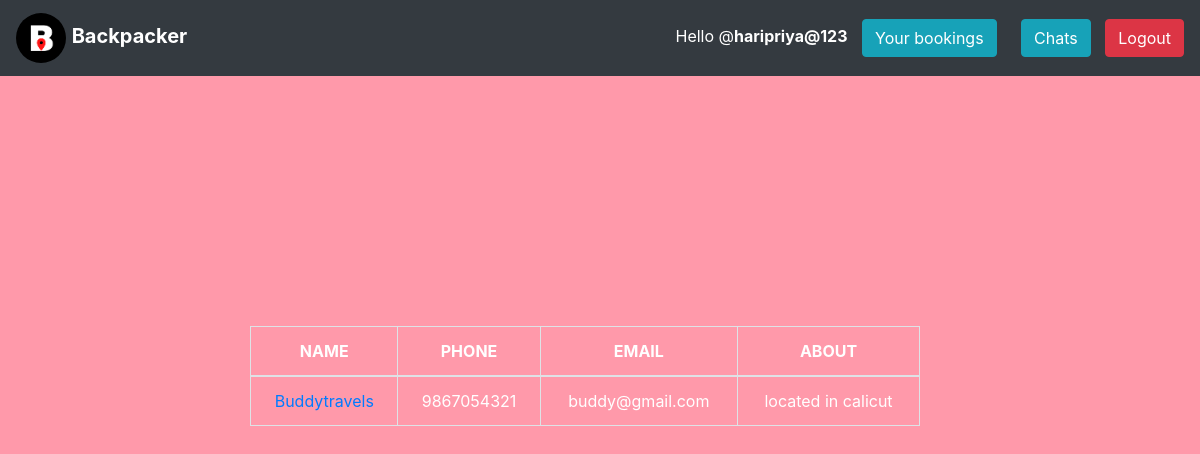
Screenshot of /agencies/ (signed in) with the database file from the repository.
### IV/models.py (models this page shows, shortened)
class Student(AbstractUser):
    is_agent = models.BooleanField('agent stat', default=False)
    is_customer = models.BooleanField('customer status', default=False)
    is_photographer = models.BooleanField('photographer status', default=False)
    is_admin = models.BooleanField('admin status', default=False)
    phone = models.CharField(max_length=10, default="")
    email = models.CharField(max_length=100, default="")
    id_image = models.ImageField(default="B.png")
    REQUIRED_FIELDS = []

class Agent(models.Model):
    User = models.ForeignKey(
        Student, on_delete=models.CASCADE, primary_key=True)
    name = models.CharField(max_length=100)
    phone = models.CharField(max_length=10, default="")
    email = models.CharField(max_length=100, default="")
    id_proof = models.ImageField(upload_to='image/', default="B.png")
    bio = models.CharField(max_length=100)
    status = models.CharField(max_length=20, null=True)

### IV/views.py (the view)
# urls.py: path('agencies/', views.agencies, name='agencies'),
def agencies(request):
    obj = Agent.objects.all()
    context={
        'obj':obj
    }
    return render(request, 'agencylist.html', context)

### templates/agencylist.html
{% extends 'main.html' %}
{% load crispy_forms_tags %}
{% block content %}
<div  class="row container-fluid">
  <div class="col-12" style="padding:250px">
      <center>
      {% for ob in obj %}
    <table class="table table-bordered border-dark w-100" style="text-align:center;color:white">
      <thead>
      <tr>
        <th scope="col">NAME</th>
        <th scope="col">PHONE</th>
        <th scope="col">EMAIL</th>
        <th scope="col">ABOUT</th>
      </tr>
      </thead>
      <tbody>
      <tr>
        <td>
          <a href="{% url 'agentlink' ob.name %}"> {{ob.name}} </a>
        </td>
         <td>
          {{ob.phone}}
        </td>
         <td>
          {{ob.email}}
        </td>
         <td>
             {{ob.bio}}
         </td>
      </tr>
      </tbody>
    </table>
    {% endfor %}
  </center>
  </div>
</div>
{% endblock %}

### templates/main.html (shortened to what this page needs)
<!DOCTYPE html>
{% load static %}
<html lang="en">
  <head>
    <link
      rel="stylesheet"
      href="https://maxcdn.bootstrapcdn.com/bootstrap/4.0.0/css/bootstrap.min.css"
    />
  </head>
  <body style="background-color: #ff99aa">
    <nav class="navbar navbar-dark bg-dark">
    <ul class="nav navbar-nav navbar-left">
    <li>
      <a class="navbar-brand fw-bold" href="{% url 'index' %}">
        <img
          src="{% static 'images/B.png' %}"
          width="50"
          height="50"
          class="d-inline-block align-center rounded-circle"
          alt=""
        />
       <b> Backpacker</b>
      </a>
      </li>
      </ul>
      {% if request.user.is_authenticated %}
      <ul class="nav navbar-nav navbar-right">
      <li class="text-white">
      <span>Hello @<b>{{request.user.username}}</b></span>
      {% if  request.user.is_customer is True and  not 'bookinglist' in request.path  %}
      <a href="{% url 'bookinglist' %}" class="link-dark">
          <button type="button" class="btn btn-info"style="margin:10px;">Your bookings</button>
        </a>
        {% endif %}
        {% if  request.user.is_customer is True and  not 'replyview' in request.path  %}
      <a href="{% url 'replyview' request.user %}" class="link-dark">
          <button type="button" class="btn btn-info"style="margin:10px;">Chats</button>
        </a>
        {% endif %}
        <a href="{% url 'logout' %}" class="link-dark">
          <button type="button" class="btn btn-danger">Logout</button>
        </a>
        </li>
      </ul>
      {% endif %}
    </nav>
    {% block content %} {% endblock %}
  </body>
</html>

### rows the page displays
Student: user.username "haripriya@123"
Agent: name "Buddytravels", phone "9867054321", email "buddy@gmail.com", bio "located in calicut"
